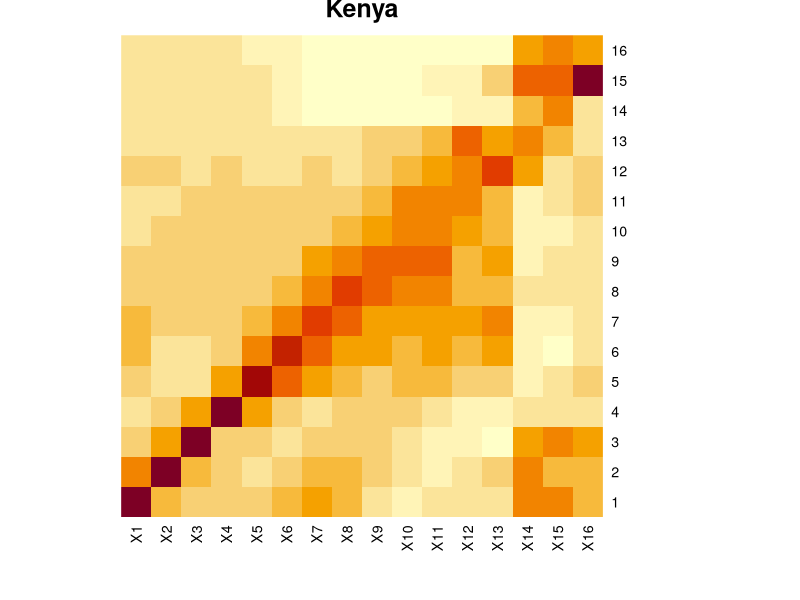
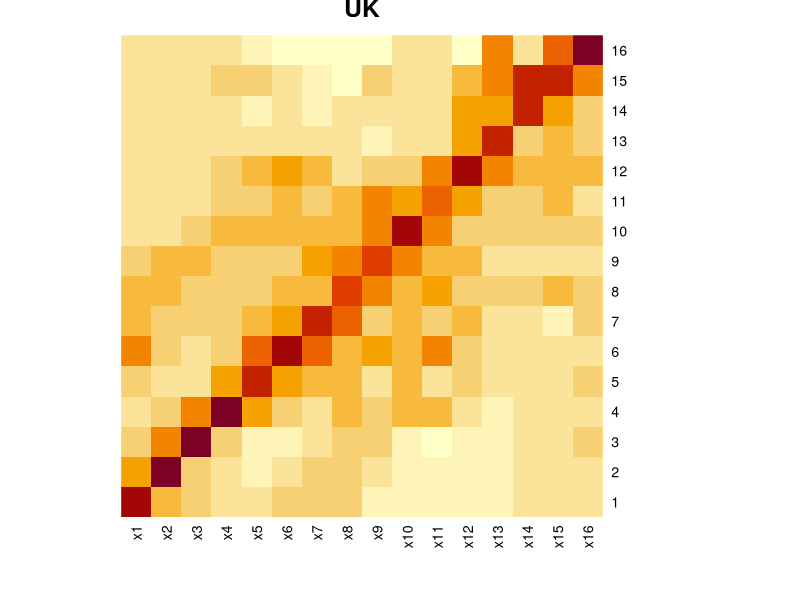

These charts were generated, in order, by the following R code: (Note: this script raises an error after producing the figures.)
## ---- chunk 1
K_kenya = as.matrix(read.csv("data/K_Kenya.csv"))
K_uk = as.matrix(read.csv("data/K_UK.csv"))
## ---- chunk 2
heatmap(K_kenya, Colv = NA, Rowv = NA, scale="column", main="Kenya")
heatmap(K_uk, Colv = NA, Rowv = NA, scale="column", main="UK")
## ---- chunk 3
cat("Row sums of Kenya-specific contact matrix is given by",rowSums(K_kenya),".\n")
cat("Column sums of Kenya-specific contact matrix is given by",colSums(K_kenya),".\n")
cat("Row sums of UK-specific contact matrix is given by",rowSums(K_uk),".\n")
cat("Column sums of UK-specific contact matrix is given by",colSums(K_uk),".\n")
## ---- chunk 4
# SOLUTION
lam_ke <- max(Re(eigen(K_kenya)$values))
R0_ke <- 2.5
gam <- 1/3

tau <- (R0_ke * gam) / lam_ke
cat("Per contact transmission rate tau=",tau,".")
## ---- chunk 5
# SOLUTION
lam_uk <- max(Re(eigen(K_uk)$values))
R0_uk <- tau * lam_uk / gam
cat("UK-specific basic reproductive ratio is",R0_uk,".")
## ---- chunk 6
sir_age_func = function(t, u, params) {
  S    = as.matrix(u[1:nage])
  I    = as.matrix(u[(nage + 1):(2 * nage)])
  R    = as.matrix(u[(2 * nage + 1):(3 * nage)])
  N    = S + I + R
  
  I[I < 0] = 0
  with(as.list(params), {
    # S, I and R are all vectors of length nage, so will dS, dI, and dR
    dS = -S * (Beta %*% (I / N)) #we use the matrix multiplication operator %*%
    dI = -dS - gam * I
    dR = gam * I
    out = list(c(dS, dI, dR)) # the output needs to be in the same order as the input compartments
  })
}
## ---- chunk 7
N = read.csv("data/Nairobi_age_distribution.csv")[,2]
nage = length(N) # number of age groups
## ---- chunk 8
I_0 = rep(0, nage)
I_0[7] = 1
S_0 = N - I_0
R_0 = rep(0, nage)
## ---- chunk 9
require("deSolve")
Beta = tau * K_kenya
params = c(gam = gam, Beta = Beta)
init = c(S = S_0, I = I_0, R = R_0)
times = seq(0, 150, 1)
results = as.data.frame(ode(
  y = init,
  times = times,
  func = sir_age_func,
  parms = params
))
## ---- chunk 10
S_cols = seq(2, nage+1)
I_cols = seq(nage+2, 2*nage+1)
R_cols = seq(2*nage+2, 3*nage+1)
## ---- chunk 11
# SOLUTION
I_total = rowSums(results[,I_cols]/sum(N))
plot(
  times,
  I_total,
  type = "l",
  col = "red",
  lwd = 3,
  xlab = "Time",
  main = "Age-structured SIR without demography",
  #xlim = c(0,30),
  ylim = c(0, max(I_total))
)
## ---- chunk 12
prev_u20 = results[, I_cols[1:4]]
plot(times, prev_u20[,1]/N[1],type="l",ylim = c(0, max(prev_u20)/min(N[1:4])))
for (i in 2:4){
  lines(times, prev_u20[,i]/N[i], col=i)
}

## ---- chunk 13
# SOLUTION
I_total = rowSums(results[,I_cols]/sum(N))
plot(
  times,
  I_total,
  log = "y",
  type = "l",
  col = "red",
  lwd = 3,
  xlab = "Time",
  main = "Age-structured SIR without demography"
)
## ---- chunk 14
# SOLUTION
t_point = 20
prev_unscaled = results[t_point, I_cols] * (1/N)  # prevalence unscaled regarding the total number of infecteds, and this is calculated per age class and at time 20
prev_profile = prev_unscaled / sum(prev_unscaled) # we normalise it by dividing by the sum of all infecteds
barplot(unlist(prev_profile), xlab = "Age class", ylab = "Proportion")
## ---- chunk 15
K_kenya_sc = as.matrix(read.csv("data/K_Kenya_sc.csv"))
K_uk_sc = as.matrix(read.csv("data/K_UK_sc.csv"))
## ---- chunk 16
# SOLUTION:
heatmap(K_kenya_sc, Colv = NA, Rowv = NA, scale="column", main="Kenya, school contacts only")
heatmap(K_uk_sc, Colv = NA, Rowv = NA, scale="column", main="UK, school contacts only")
## ---- chunk 17
K_kenya_npi = K_kenya - K_kenya_sc
## ---- chunk 18
# SOLUTION
R0_ke_npi = (tau / gam) * max(Re(eigen(K_kenya_npi)$values))
cat("With school closure R_0 in Kenya is reduced from about 2.5 to ",R0_ke_npi,".")
K_uk_npi = K_uk - K_uk_sc
R0_uk_npi = (tau / gam) * max(Re(eigen(K_uk_npi)$values))
cat("With school closure R_0 in UK is reduced from about 1.2 to ",R0_uk_npi,".")
## ---- chunk 19
ngm = (1 / gam) * tau * (K_kenya)
cat("Critical vaccination threshold under URV is",1-1/R0_ke,".")
vacc_profile = rep(1/R0_ke, nage)
ngm_vacc = diag(vacc_profile) %*% ngm
Re_urv = max(Re(eigen(ngm_vacc)$values))
cat("Under uniform random vaccination at rate 1-1/R0, Re=",Re_urv)
## ---- chunk 20
total_urv_doses = (1-1/R0_ke) * sum(N)
cat("Total doses required under uniform random vaccination is", total_urv_doses)
## ---- chunk 21
#SOLUTION
v_max = sum(N) / sum(N * unlist(prev_profile))
unscaled_vacc_profile = unlist(prev_profile)
vacc_range = seq(0, v_max, by=0.01)
no_vals = length(vacc_range)
Re_vacc <- vector("list", no_vals)
pop_rate <- vector("list", no_vals)

for (i in 1:no_vals){
  vacc_profile = vacc_range[i] * unscaled_vacc_profile
  vacc_profile[vacc_profile > 1] = 1
  ngm_vacc = diag(1 - vacc_profile)  %*% ngm
  Re_vacc[[i]] = max(Re(eigen(ngm_vacc)$values))
  pop_rate[[i]] = sum(vacc_profile * N) / sum(N)
}
threshold_loc = min(which((Re_vacc<1)))
cat("Critical vaccination threshold is between",pop_rate[[threshold_loc-1]],"and",pop_rate[[threshold_loc]],".")
## ---- chunk 22
#SOLUTION
vacc_profile = vacc_range[threshold_loc] * unscaled_vacc_profile
vacc_profile[vacc_profile < 0] = 0
total_target_doses = sum(vacc_profile * N)
cat("Under targetted vaccination, total doses required for suppression is",total_target_doses,"\n")
cat("This is",100*total_target_doses/total_urv_doses,"% of the number needed under URV.")
